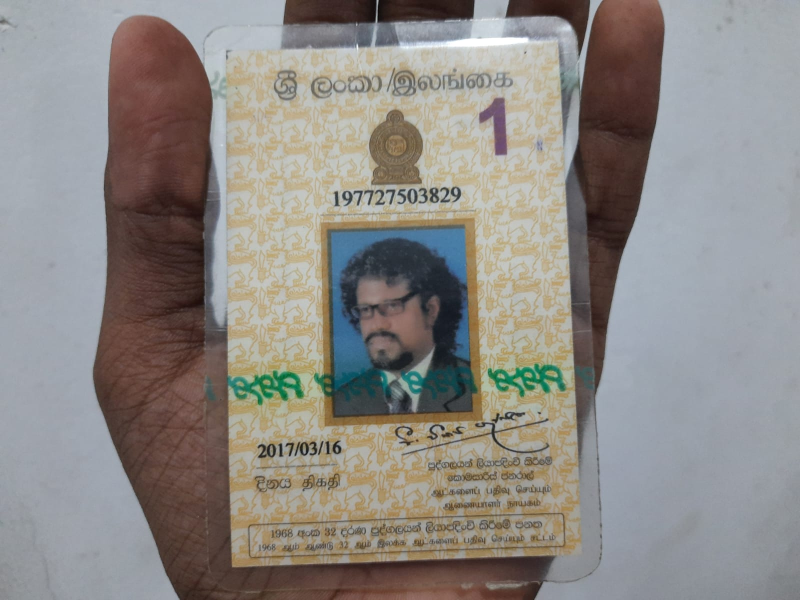
#> input picture V3/test_imgs/0.jpeg, 1600 x 1200 px, found by its file name (shown at 1/2 size)
$ python test4.py
#> lines starting #> are read from the running program, lines starting #| are printed output that depends on the picture
import cv2

img = cv2.imread("./Imgs/0.jpeg")  # get the original image
#> img is the input picture: shape (1200, 1600, 3); mean B, G, R 133.1, 137.1, 141
img = cv2.resize(img, (1080, 1080))
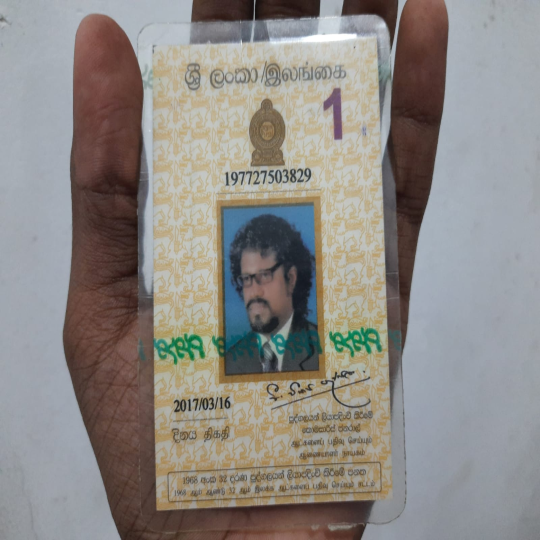
#> img: shape (1080, 1080, 3) (shown at 1/2 size); mean B, G, R 133, 137, 141
y = 100  # Cropping y
x = 100  # Cropping x
h = 900  # Cropping h
w = 900  # Cropping w
crop_img = img[y:y + h, x:x + w]  # Cropping
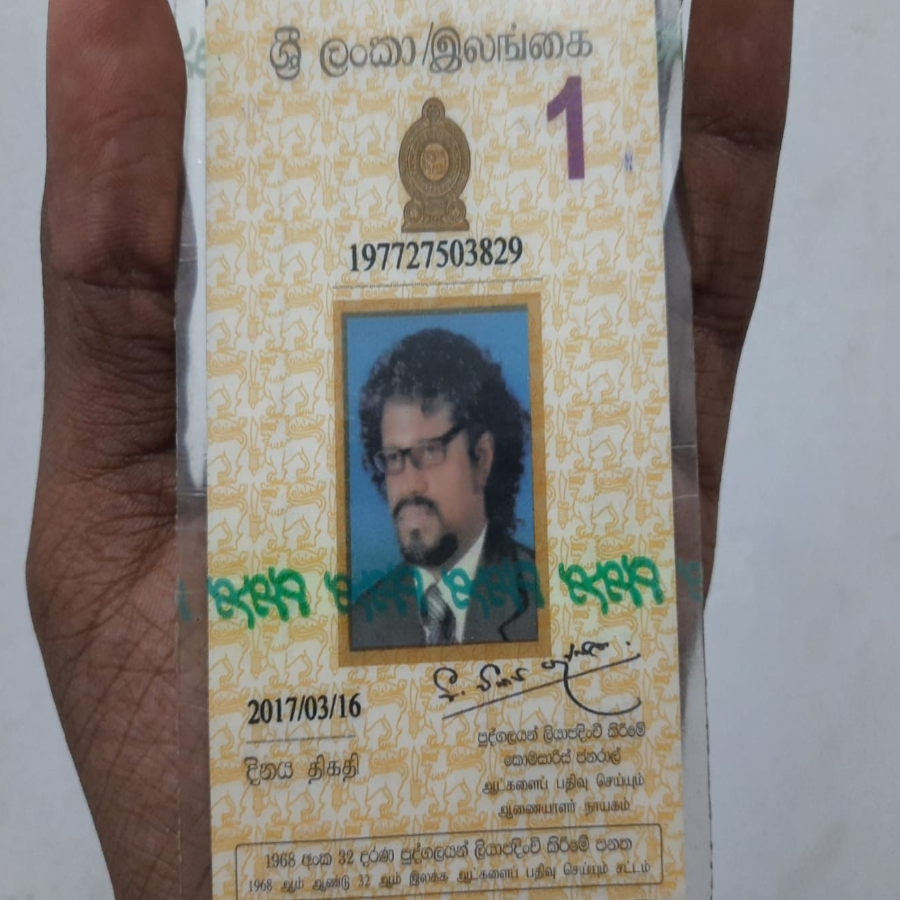
#> crop_img: shape (900, 900, 3); mean B, G, R 126.1, 133.5, 138.9
cv2.imwrite("./Preds/cropped.jpeg", crop_img)  # Saving the corped imag

$ run again, with V3/test_imgs/1.jpeg copied over V3/test_imgs/0.jpeg
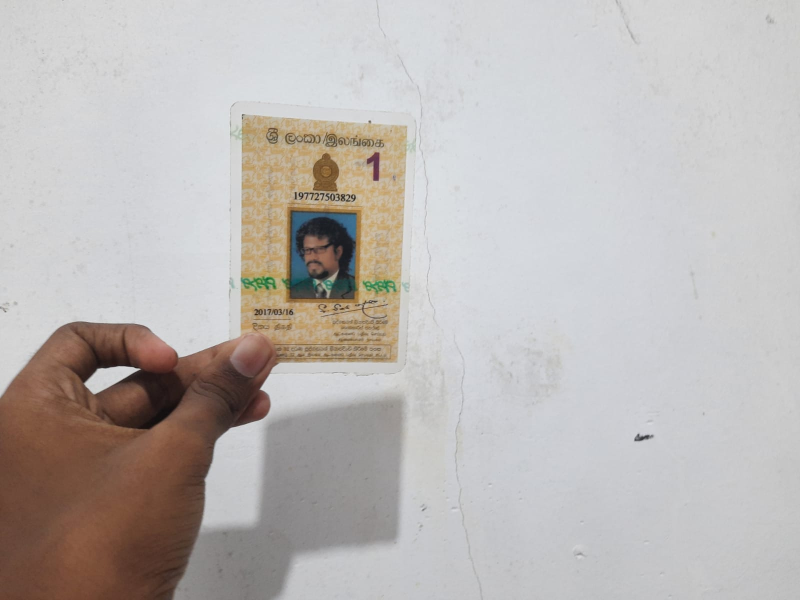
#> input picture V3/test_imgs/1.jpeg, 1600 x 1200 px, found by its file name (shown at 1/2 size)
#> img is the input picture: shape (1200, 1600, 3); mean B, G, R 181, 183.4, 188.2
#> `img = cv2.resize(img, (1080, 1080))`:
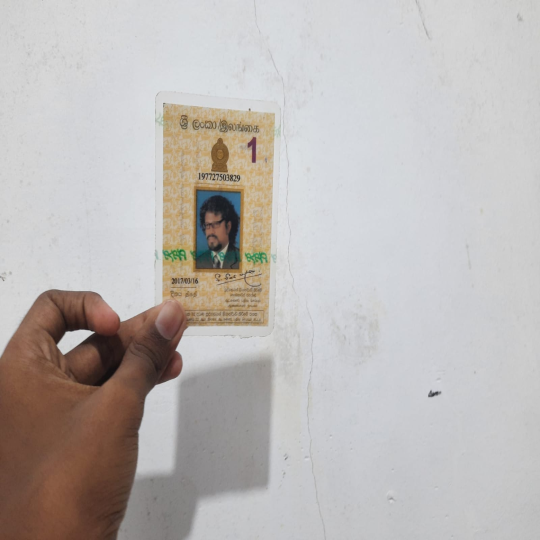
#> img: shape (1080, 1080, 3) (shown at 1/2 size); mean B, G, R 181, 183.3, 188.1
#> `crop_img = img[y:y + h, x:x + w]`:
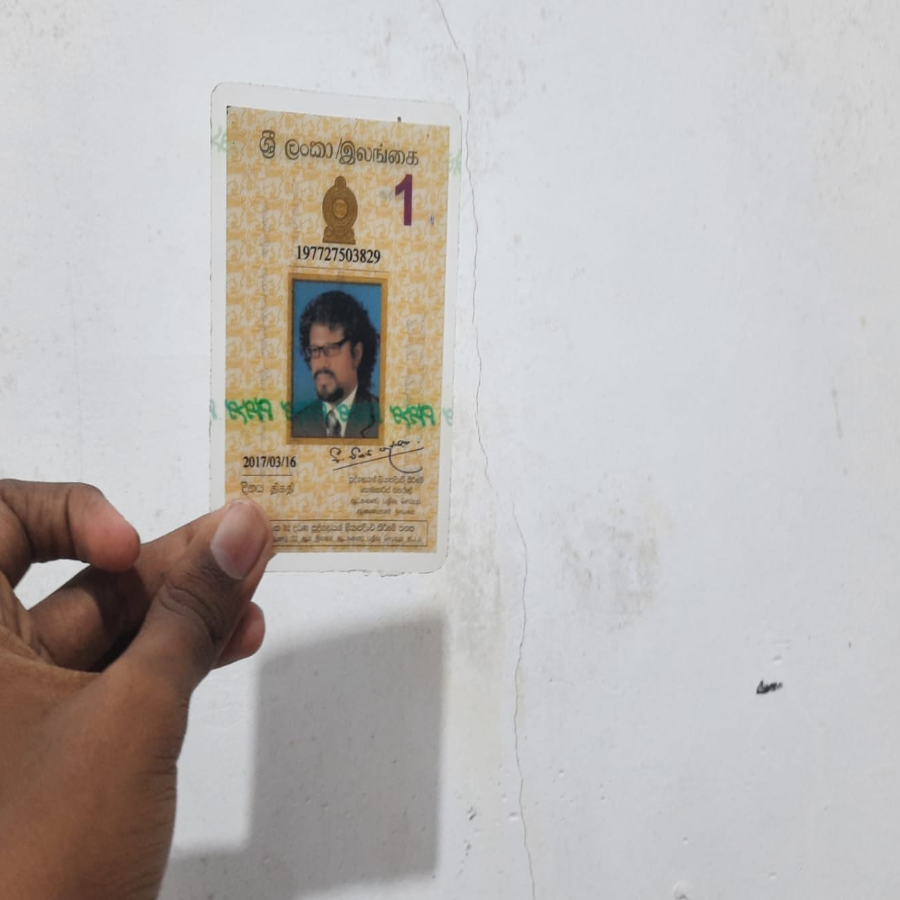
#> crop_img: shape (900, 900, 3); mean B, G, R 180.7, 183.3, 187.8

$ run again, with V3/test_imgs/2.jpeg copied over V3/test_imgs/0.jpeg
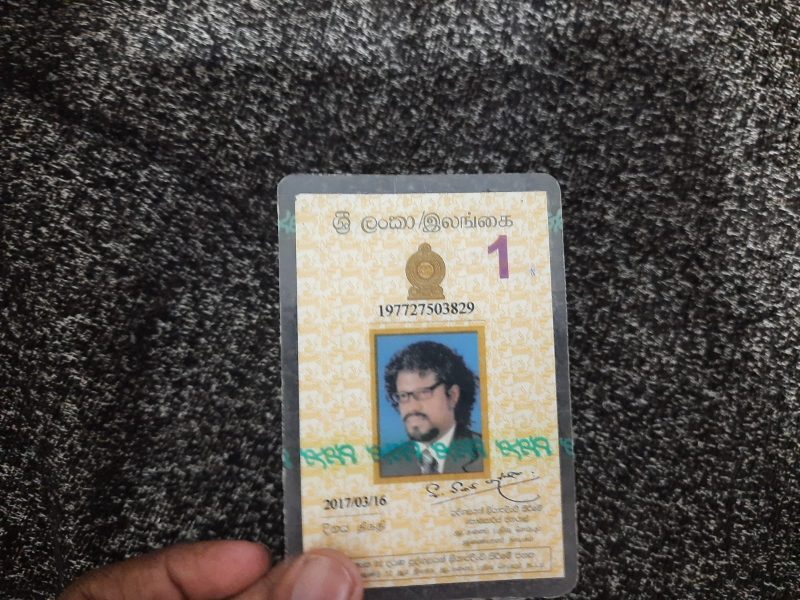
#> input picture V3/test_imgs/2.jpeg, 1600 x 1200 px, found by its file name (shown at 1/2 size)
#> img is the input picture: shape (1200, 1600, 3); mean B, G, R 76.1, 80.8, 84.7
#> `img = cv2.resize(img, (1080, 1080))`:
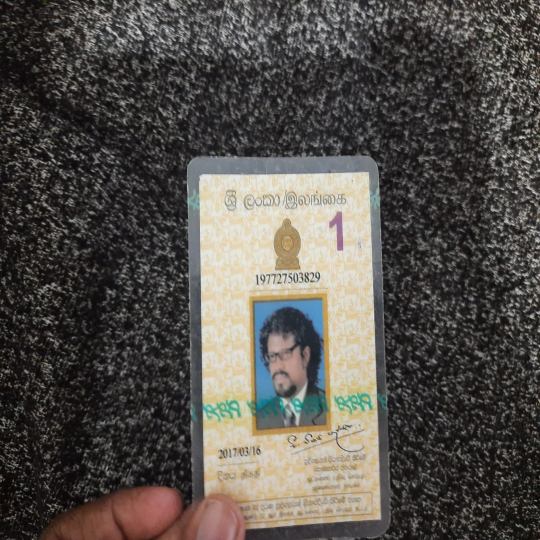
#> img: shape (1080, 1080, 3) (shown at 1/2 size); mean B, G, R 76, 80.7, 84.6
#> `crop_img = img[y:y + h, x:x + w]`:
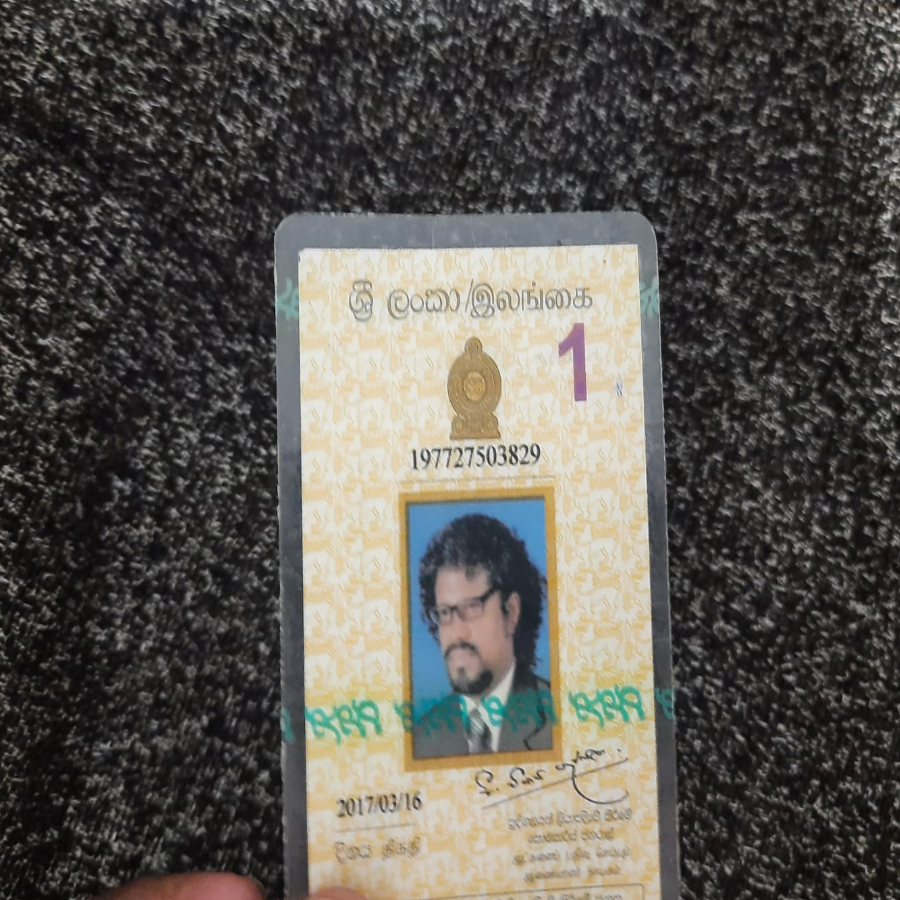
#> crop_img: shape (900, 900, 3); mean B, G, R 82.6, 87.9, 90.6

$ run again, with V3/test_imgs/3.jpeg copied over V3/test_imgs/0.jpeg
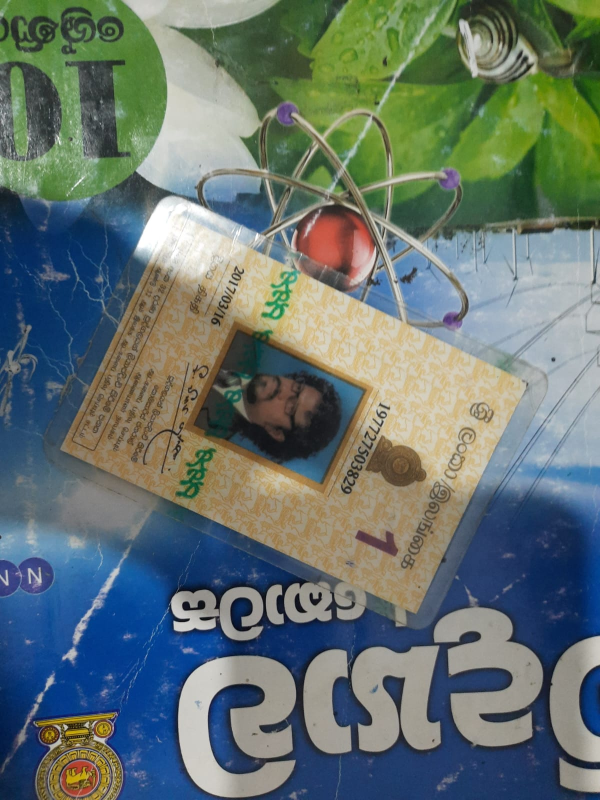
#> input picture V3/test_imgs/3.jpeg, 1200 x 1600 px, found by its file name (shown at 1/2 size)
#> img is the input picture: shape (1600, 1200, 3); mean B, G, R 110.8, 115.4, 101.2
#> `img = cv2.resize(img, (1080, 1080))`:
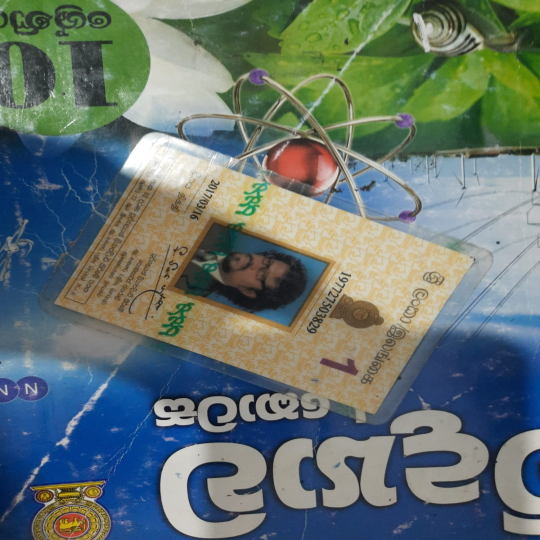
#> img: shape (1080, 1080, 3) (shown at 1/2 size); mean B, G, R 110.7, 115.3, 101.1
#> `crop_img = img[y:y + h, x:x + w]`:
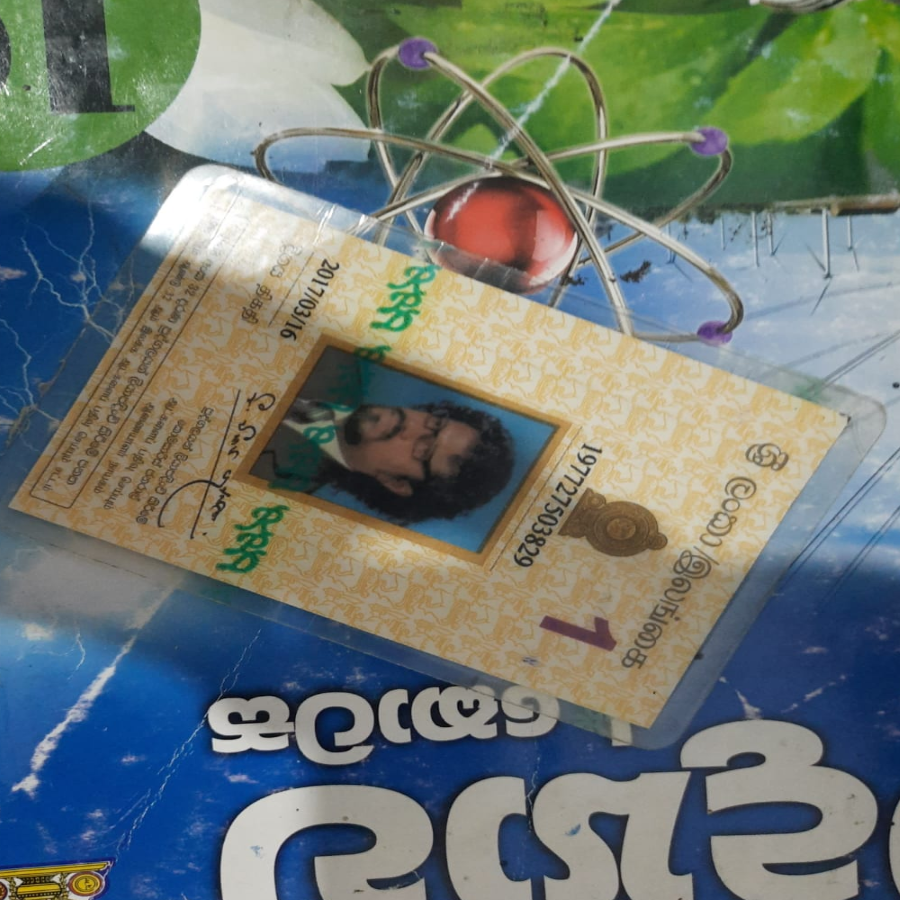
#> crop_img: shape (900, 900, 3); mean B, G, R 114.7, 120.5, 110.2
